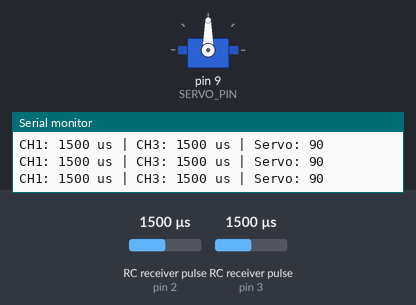
Bench run of a sketch on a simulated Arduino Uno, built with avr-gcc and run on an emulated ATmega328P. Shown: servo, the last lines printed to the serial monitor. Wiring (inferred from the names in the program): 2 × RC receiver channel: data pin 2 / data pin 3. Inputs (shaded band) come from the test bench; at power-on: RC receiver pulse (sensors on pin 2, pin 3) 1500 µs.

Above: at 1.2 s.
1.3 s: RC receiver pulse (sensor on pin 2) set to 1312 µs
At 2.3 s:
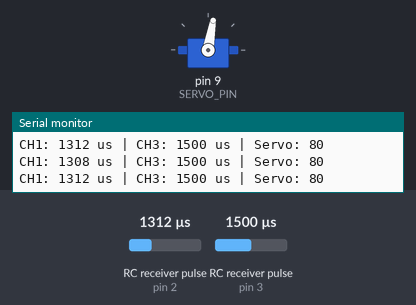
4.3 s: RC receiver pulse (sensor on pin 2) set to 1304 µs
7.3 s: RC receiver pulse (sensor on pin 2) set to 1750 µs
9.9 s: RC receiver pulse (sensor on pin 2) set to 1020 µs
At 10.4 s:
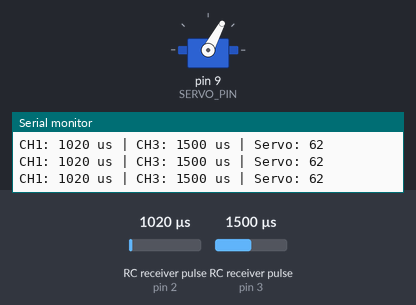
11.4 s: RC receiver pulse (sensor on pin 3) set to 1020 µs
At 14.9 s:
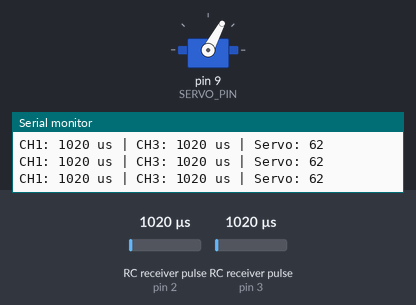
Timing chart, 0 to 15.4 s (numbered marks = the images above; inputs shaded):
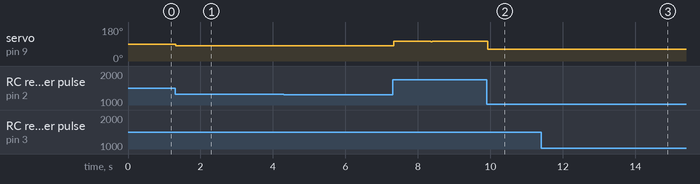

Measured:
- after the input at 1.3 s, servo on pin 9 (SERVO_PIN): 90° → 80° at once
- after the input at 9.9 s, servo on pin 9 (SERVO_PIN): 104° → 62° at once
- after the input at 11.4 s, servo on pin 9 (SERVO_PIN): 62° → 61° after 2.5 s, → 62° 0.05 s later

The sketch:

05_t8l_er8_servo.ino
```cpp
// POC 5 — T8L + ER8 + Arduino + servo
// Bench POC only. The HiTec D646WP servo is not used in the boat; boat steering
// uses the PA-14P actuator through the SyRen 10.
// Stage 2 goal:
//   - Read ER8 CH1 and CH3 simultaneously
//   - Use CH1 (steering) to command the HiTec D646WP on Arduino D9
//   - Continue printing CH3 (throttle) only
//
// Arduino Uno interrupt pins:
//   D2 = ER8 CH1 / steering
//   D3 = ER8 CH3 / throttle
//
// Confirmed T8L / ER8 mapping:
//   CH1 = Right Joystick X (steering)
//   CH3 = Left Joystick Y (throttle)
//
// CH1 calibration from POC 4:
//   Observed low:    ~984 us
//   Observed center: 1489–1496 us
//   Observed high:   ~2002 us
//
// Steering dead zone:
//   ±30 us around the nominal center (1493 us)
//   Therefore 1463–1523 us commands servo center.
//
// Servo output uses a deliberately conservative initial range:
//   Left  = 60°
//   Center = 90°
//   Right = 120°
//
// CH3 remains Serial-only in this stage.
// No propulsion hardware is controlled.

#include <Servo.h>

const int STEERING_PIN = 2;  // ER8 CH1
const int THROTTLE_PIN = 3;  // ER8 CH3
const int SERVO_PIN = 9;     // HiTec D646WP signal

// CH1 steering calibration.
const int STEERING_MIN = 984;
const int STEERING_CENTER = 1493;
const int STEERING_MAX = 2002;
const int STEERING_DEADZONE = 30;

// Conservative initial servo limits.
// These can be characterized further after confirming behavior.
const int SERVO_LEFT = 60;
const int SERVO_CENTER = 90;
const int SERVO_RIGHT = 120;

volatile unsigned long steeringRiseTime = 0;
volatile unsigned long throttleRiseTime = 0;

volatile unsigned long steeringPulseWidth = 0;
volatile unsigned long throttlePulseWidth = 0;

volatile bool steeringNewPulse = false;
volatile bool throttleNewPulse = false;

Servo steeringServo;

void steeringISR() {
  unsigned long now = micros();

  if (digitalRead(STEERING_PIN) == HIGH) {
    steeringRiseTime = now;
  } else {
    if (steeringRiseTime != 0) {
      steeringPulseWidth = now - steeringRiseTime;
      steeringNewPulse = true;
    }
  }
}

void throttleISR() {
  unsigned long now = micros();

  if (digitalRead(THROTTLE_PIN) == HIGH) {
    throttleRiseTime = now;
  } else {
    if (throttleRiseTime != 0) {
      throttlePulseWidth = now - throttleRiseTime;
      throttleNewPulse = true;
    }
  }
}

void setup() {
  Serial.begin(9600);

  pinMode(STEERING_PIN, INPUT);
  pinMode(THROTTLE_PIN, INPUT);

  steeringServo.attach(SERVO_PIN);
  steeringServo.write(SERVO_CENTER);

  attachInterrupt(digitalPinToInterrupt(STEERING_PIN), steeringISR, CHANGE);
  attachInterrupt(digitalPinToInterrupt(THROTTLE_PIN), throttleISR, CHANGE);

  Serial.println("POC 5 — Stage 2: steering servo + throttle monitor");
}

void loop() {
  unsigned long steering;
  unsigned long throttle;
  bool haveSteering;
  bool haveThrottle;

  // Copy ISR values safely, then release interrupts.
  noInterrupts();
  steering = steeringPulseWidth;
  throttle = throttlePulseWidth;
  haveSteering = steeringNewPulse;
  haveThrottle = throttleNewPulse;
  steeringNewPulse = false;
  throttleNewPulse = false;
  interrupts();

  if (haveSteering) {
    int servoAngle;

    // Keep the servo centered while the transmitter signal is
    // within ±30 us of the observed CH1 center.
    if (abs((int)steering - STEERING_CENTER) <= STEERING_DEADZONE) {
      servoAngle = SERVO_CENTER;
    } else if (steering < STEERING_CENTER - STEERING_DEADZONE) {
      servoAngle = map(
        steering,
        STEERING_MIN,
        STEERING_CENTER - STEERING_DEADZONE,
        SERVO_LEFT,
        SERVO_CENTER
      );
    } else {
      servoAngle = map(
        steering,
        STEERING_CENTER + STEERING_DEADZONE,
        STEERING_MAX,
        SERVO_CENTER,
        SERVO_RIGHT
      );
    }

    servoAngle = constrain(servoAngle, SERVO_LEFT, SERVO_RIGHT);
    steeringServo.write(servoAngle);
  }

  // Print the latest values independently so a missing channel
  // does not hide a working channel.
  if (haveSteering || haveThrottle) {
    Serial.print("CH1: ");
    Serial.print(steering);
    Serial.print(" us | CH3: ");
    Serial.print(throttle);
    Serial.print(" us | Servo: ");

    if (haveSteering) {
      // Recalculate the displayed angle from the same calibration.
      int displayedAngle;

      if (abs((int)steering - STEERING_CENTER) <= STEERING_DEADZONE) {
        displayedAngle = SERVO_CENTER;
      } else if (steering < STEERING_CENTER - STEERING_DEADZONE) {
        displayedAngle = map(
          steering,
          STEERING_MIN,
          STEERING_CENTER - STEERING_DEADZONE,
          SERVO_LEFT,
          SERVO_CENTER
        );
      } else {
        displayedAngle = map(
          steering,
          STEERING_CENTER + STEERING_DEADZONE,
          STEERING_MAX,
          SERVO_CENTER,
          SERVO_RIGHT
        );
      }

      displayedAngle = constrain(
        displayedAngle,
        SERVO_LEFT,
        SERVO_RIGHT
      );

      Serial.println(displayedAngle);
    } else {
      Serial.println("-");
    }
  }

  delay(50);
}
```
